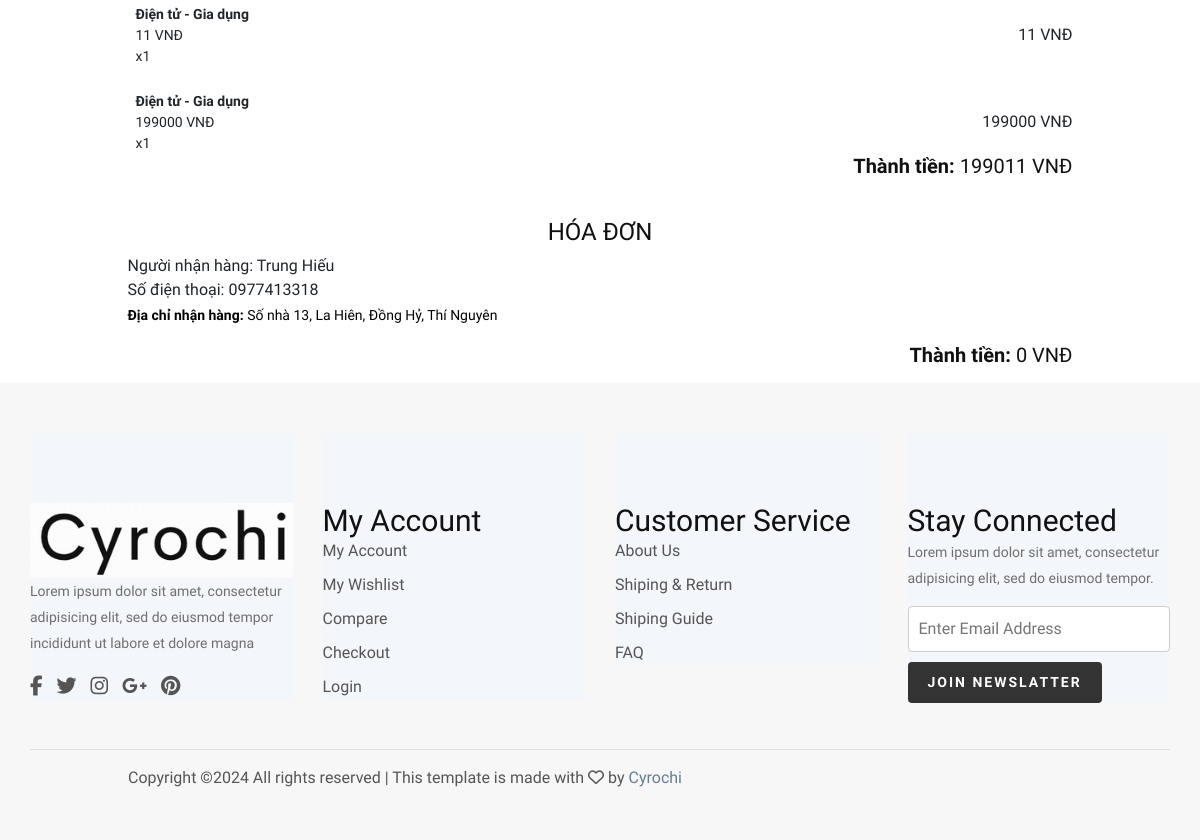
/myOrder/ (signed in, lower part), run on an earlier commit of the app's database.
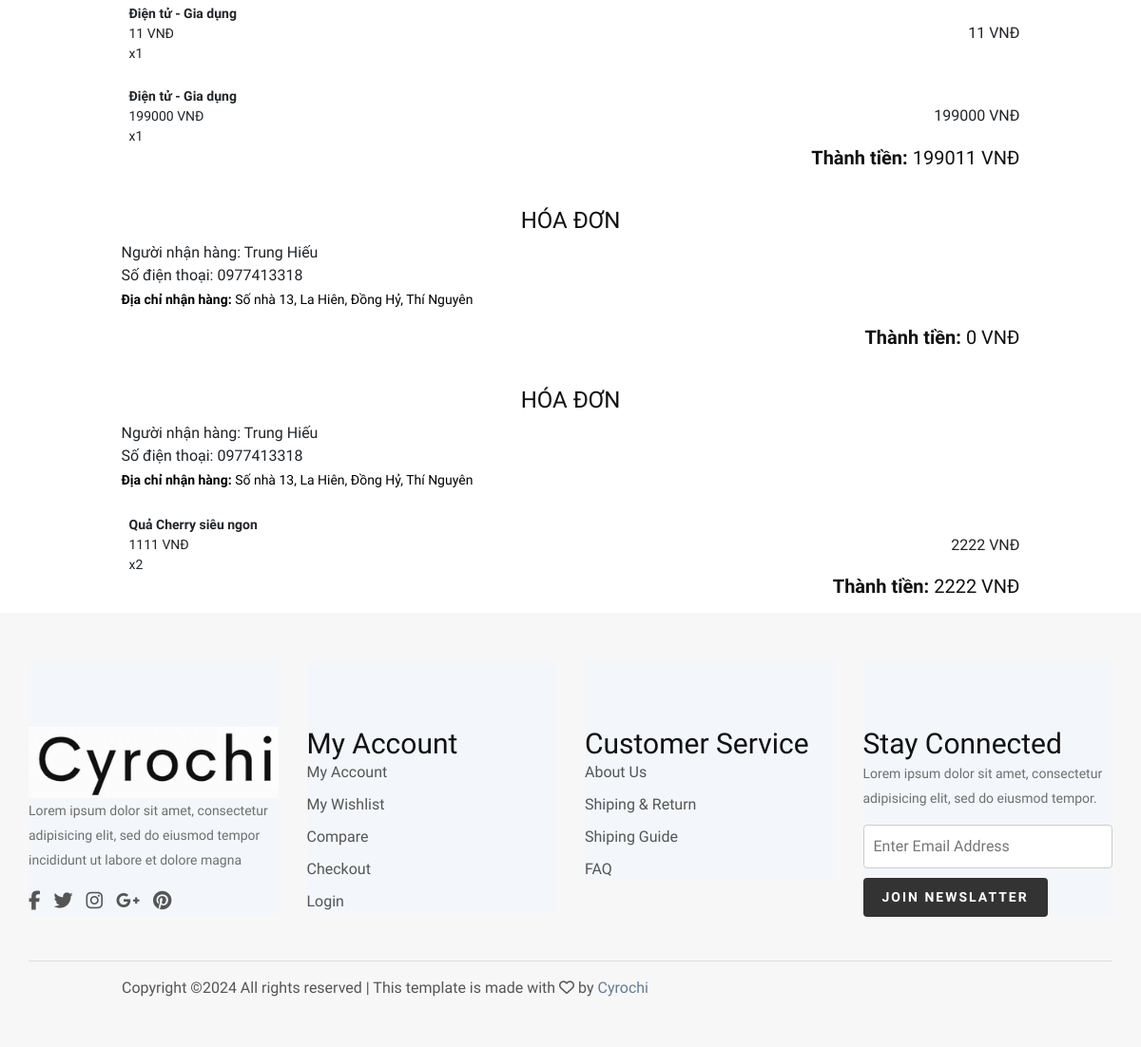
And on a later commit of the database.
### app/models.py (models this page shows, shortened)
class OrderItem(models.Model):
    product = models.ForeignKey(Product, on_delete=models.SET_NULL, null=True, blank=True)
    order = models.ForeignKey(Order, on_delete=models.SET_NULL, null=True, blank=True)
    quantity = models.IntegerField(default=0, null=True, blank=True)
    size = models.IntegerField(default=0,null=True, blank=True)
    total = models.FloatField(default=0)
    date_added = models.DateTimeField(auto_now_add=True)

class Product(models.Model):
    name = models.CharField(max_length=200, null=True)
    category = models.ManyToManyField(Category, related_name='product_category')
    price = models.IntegerField(default=0)
    price_sale = models.DecimalField(max_digits=10, decimal_places=2, default=0.0)
    describe = models.CharField(max_length=300, null=True)
    digital = models.BooleanField(default=False, null=True, blank=False)
    image = models.ImageField(null=True, blank=True)
    unit = models.CharField(max_length=50, null=True, blank=True)
    @property
    def ImageURL(self):
        try:
            url = self.image.url
        except:
            url = ''
        return url

class Order(models.Model):
    customer = models.ForeignKey(User, on_delete=models.SET_NULL, null=True, blank=True)
    address = models.ForeignKey(Adress, on_delete=models.SET_NULL, null=True, blank=True)
    date_order = models.DateTimeField(auto_now_add=True)
    complete = models.BooleanField(default=False, null=True, blank=False)
    transaction_id = models.CharField(max_length=200, null=True)
    def __str__(self):
        return str(self.id)

class Adress(models.Model):
    customer = models.ForeignKey(User, on_delete=models.SET_NULL, null=True, blank=True)
    name_user = models.CharField(max_length=200, null=True)
    adress = models.CharField(max_length=200, null=True)
    city = models.CharField(max_length=200, null=True)
    mobile = models.CharField(max_length=200, null=True)
    district = models.CharField(max_length=200, null=True)
    commune = models.CharField(max_length=200, null=True)
    date_added = models.DateTimeField(auto_now_add=True)

### app/python/app/myOrder.py (the view)
# urls.py: path('myOrder/', views.myOrder, name="myOrder"),
def myOrder(request):
    slide_hidden = "hidden"
    fixed_height = "20px"
    show_manage = 'show'  # Đảm bảo rằng biến show_manage đã được khai báo
    user_not_login = 'none'
    my_orders = Order.objects.filter(customer=request.user)
    order_items = {}  # Tạo một từ điển để lưu trữ các đơn hàng và mặt hàng tương ứng
    order_addresses = {}  # Tạo một từ điển để lưu trữ đơn hàng và thông tin địa chỉ tương ứng
    order_total_amounts = {}
    for order in my_orders:
        items = OrderItem.objects.filter(order=order)
        order_items[order] = items
        total_order_amount = 0
        for item in items:
            total_order_amount += item.total
            print("tong gia order : ")
            print(total_order_amount)
        order_total_amounts[order.id] = total_order_amount
        address = order.address  # Truy cập vào đối tượng Address liên kết với đơn hàng
        order_addresses[order] = address
        if order.id in order_total_amounts:  # Sửa lại kiểm tra xem order.id có trong order_total_amounts
            print(f"Giá trị đã được lưu cho đơn hàng '{order}': {order_total_amounts[order.id]}")
        else:
            print(f"Không tìm thấy giá trị cho đơn hàng '{order}' trong order_total_amounts.")
    order_total_amounts_list = [(order_id, total_amount) for order_id, total_amount in order_total_amounts.items()]  # Đặt danh sách ngoài vòng lặp
    context = {
        'user_not_login': user_not_login,
        'order_addresses': order_addresses,
        'order_items': order_items,
        'slide_hidden': slide_hidden,
        'fixed_height': fixed_height,
        'show_manage': show_manage,
        'my_order': my_orders,
        'order_total_amounts': order_total_amounts,
        'order_total_amounts_list': order_total_amounts_list,  # Đưa vào context
    }
    return render(request, 'app/my_order.html', context)

### app/templates/app/my_order.html (shortened to what this page needs)
{% extends 'app/base.html' %}
{% load static %}
{% block my_order %}
    <div class="container align-items-center">
        <div class="row">
            {% if order_items %}
                {% for order, items in order_items.items %}
                    <div class="col-md-1"></div>
                    <div class="col-md-10 pt-4 mb-3">
                        <h4 class="text-center">HÓA ĐƠN</h4>
                        <div class="box-element pt-2" id="form-wrapper">
                            <div id="shipping-info">
                                <span> Người nhận hàng: {{ order.address.name_user }}</span>
                                <br>
                                <span> Số điện thoại: {{ order.address.mobile }}</span>
                                <p style="color: black"><b>Địa chỉ nhận hàng:</b>
                                    <span>{{ order.address.adress }}</span>,
                                    <span>{{ order.address.commune }}</span>,
                                    <span>{{ order.address.district }}</span>,
                                    <span>{{ order.address.city }}</span>
                                </p>
                            </div>
                            {% for item in items %}
                                <div style="border: black 1px" class="d-flex mt-4 justify-content-md-between">
                                    <div class="d-flex">
                                        <div class="ml-2">
                                            <ul style="list-style: none; font-size: 14px;">
                                                <li class=""><b>{{ item.product.name }}</b></li>
                                                <li class="">{{ item.product.price | floatformat:0  }} VNĐ</li>
                                                <li class="">x{{ item.quantity }}</li>
                                            </ul>
                                        </div>
                                    </div>
                                    <div class="d-flex justify-content-center align-items-center">
                                        {{ item.total | floatformat:0 }} VNĐ
                                    </div>
                                </div>
                            {% endfor %}
                            {% for order_id, total_amount in order_total_amounts_list %}
                                {% if order_id == order.id %}
                                    <div class="d-flex flex-column float-right">
                                        <div class="float-right text-lg-right">
                                            <h5><b>Thành tiền:</b> {{ total_amount|floatformat:0 }} VNĐ</h5>
                                        </div>
                                    </div>
                                {% endif %}
                            {% endfor %}
                        </div>
                    </div>
                    <div class="col-md-1"></div>
                {% endfor %}
            {% else %}
                <p>Bạn chưa có đơn hàng nào</p>
            {% endif %}
        </div>
    </div>
{% endblock my_order %}

### app/templates/app/base.html (shortened to what this page needs)
{% load static %}
<!DOCTYPE html>
<html>
    <head>
        <link rel="stylesheet" href="https://cdnjs.cloudflare.com/ajax/libs/font-awesome/6.4.2/css/all.min.css">
        <link rel="stylesheet" href="{%static 'app/css/bootstrap.min.css' %}">
        <link rel="stylesheet" href="{%static 'app/css/font-awesome.min.css' %}">
        <link rel="stylesheet" href="{%static 'app/css/elegant-icons.css' %}">
        <link rel="stylesheet" href="{%static 'app/css/nice-select.css' %}">
        <link rel="stylesheet" href="{%static 'app/css/jquery-ui.min.css' %}">
        <link rel="stylesheet" href="{%static 'app/css/owl.carousel.min.css' %}">
        <link rel="stylesheet" href="{%static 'app/css/slicknav.min.css' %}">
        <link rel="stylesheet" href="{%static 'app/css/style.css' %}">
        <link rel="stylesheet" href="{%static 'app/sass/style.scss' %}">
    </head>
    <body>
          {% block my_order %}{% endblock my_order %}
    <footer id="footer" class="section section-grey">
		<div class="container">
			<div class="row">
				<div class="col-md-3 col-sm-6 col-xs-6">
					<div class="footer">
						<div class="footer-logo">
							<a class="logo" href="#">
                                <a href="{% url 'home' %}"><img src="{% static 'app/images/logoo.png' %}" alt=""></a>
		          </a>
						</div>
						<p>Lorem ipsum dolor sit amet, consectetur adipisicing elit, sed do eiusmod tempor incididunt ut labore et dolore magna</p>
						<ul class="footer-social">
							<li><a href="#"><i class="fa fa-facebook"></i></a></li>
							<li><a href="#"><i class="fa fa-twitter"></i></a></li>
							<li><a href="#"><i class="fa fa-instagram"></i></a></li>
							<li><a href="#"><i class="fa fa-google-plus"></i></a></li>
							<li><a href="#"><i class="fa fa-pinterest"></i></a></li>
						</ul>
					</div>
				</div>
				<div class="col-md-3 col-sm-6 col-xs-6">
					<div class="footer">
						<h3 class="footer-header">My Account</h3>
						<ul class="list-links">
							<li><a href="#">My Account</a></li>
							<li><a href="#">My Wishlist</a></li>
							<li><a href="#">Compare</a></li>
							<li><a href="#">Checkout</a></li>
							<li><a href="#">Login</a></li>
						</ul>
					</div>
				</div>
				<div class="col-md-3 col-sm-6 col-xs-6">
					<div class="footer">
						<h3 class="footer-header">Customer Service</h3>
						<ul class="list-links">
							<li><a href="#">About Us</a></li>
							<li><a href="#">Shiping & Return</a></li>
							<li><a href="#">Shiping Guide</a></li>
							<li><a href="#">FAQ</a></li>
						</ul>
					</div>
				</div>
				<div class="col-md-3 col-sm-6 col-xs-6">
					<div class="footer">
						<h3 class="footer-header">Stay Connected</h3>
						<p>Lorem ipsum dolor sit amet, consectetur adipisicing elit, sed do eiusmod tempor.</p>
						<form>
							<div class="form-group">
								<input class="input" placeholder="Enter Email Address">
							</div>
							<button class="primary-btn">Join Newslatter</button>
						</form>
					</div>
				</div>
			</div>
			<hr>
			<div class="row">
				<div class="col-md-8 col-md-offset-2 text-center">
					<div class="footer-copyright">
						Copyright &copy;<script>document.write(new Date().getFullYear());</script> All rights reserved | This template is made with <i class="fa fa-heart-o" aria-hidden="true"></i> by <a href="" target="_blank">Cyrochi</a>
					</div>
				</div>
			</div>
		</div>
	</footer>
    </body>
</html>

### app/static/app/css/style.css (style rules this page uses)
html, body { height: 100%; font-family: "Cairo", sans-serif; -webkit-font-smoothing: antialiased; font-smoothing: antialiased; }
h1, h2, h3, h4, h5, h6 { margin: 0; color: #111111; font-weight: 400; font-family: "Cairo", sans-serif; }
h3 { font-size: 30px; }
h4 { font-size: 24px; }
h5 { font-size: 20px; }
p { font-size: 16px; font-family: "Cairo", sans-serif; color: #6f6f6f; font-weight: 400; line-height: 26px; margin: 0 0 15px 0; }
img { max-width: 100%; }
ul, ol { padding: 0; margin: 0; }
.primary-btn { display: inline-block; font-size: 14px; padding: 10px 28px 10px; color: #ffffff; text-transform: uppercase; font-weight: 700; background: #7998b6; letter-spacing: 2px; }
.footer { background: #F3F6FA; padding-top: 70px; padding-bottom: 0; }
@media only screen and (min-width: 1200px) { .container { max-width: 1170px; } }

### app/templates/app/base.html (style rules this page uses)
#footer { background-color: #f7f7f7; padding: 50px 0; color: #555; }
.footer { margin-bottom: 30px; }
.footer-logo img { max-width: 100%; }
p { font-size: 14px; }
.footer-social { list-style: none; padding: 0; }
.footer-social li { display: inline-block; margin-right: 10px; }
.footer-social a { color: #555; font-size: 20px; }
.list-links { list-style: none; padding: 0; }
.list-links li { margin-bottom: 10px; }
.list-links a { color: #555; text-decoration: none; }
.form-group { margin-bottom: 10px; }
.input { width: 100%; padding: 10px; border: 1px solid #ccc; border-radius: 4px; }
.primary-btn { background-color: #333; color: #fff; border: none; padding: 10px 20px; border-radius: 4px; cursor: pointer; }

What changed in the data, as far as the page shows it:
added Order: address.name_user "Trung Hiếu", address.mobile "0977413318", address.adress "Số nhà 13", address.commune "La Hiên", address.district "Đồng Hỷ", address.city "Thí Nguyên", order_total_amounts_list "2222"
added OrderItem: product.name "Quả Cherry siêu ngon", product.price "1111", quantity "2", total "2222", shown under "Trung Hiếu"
